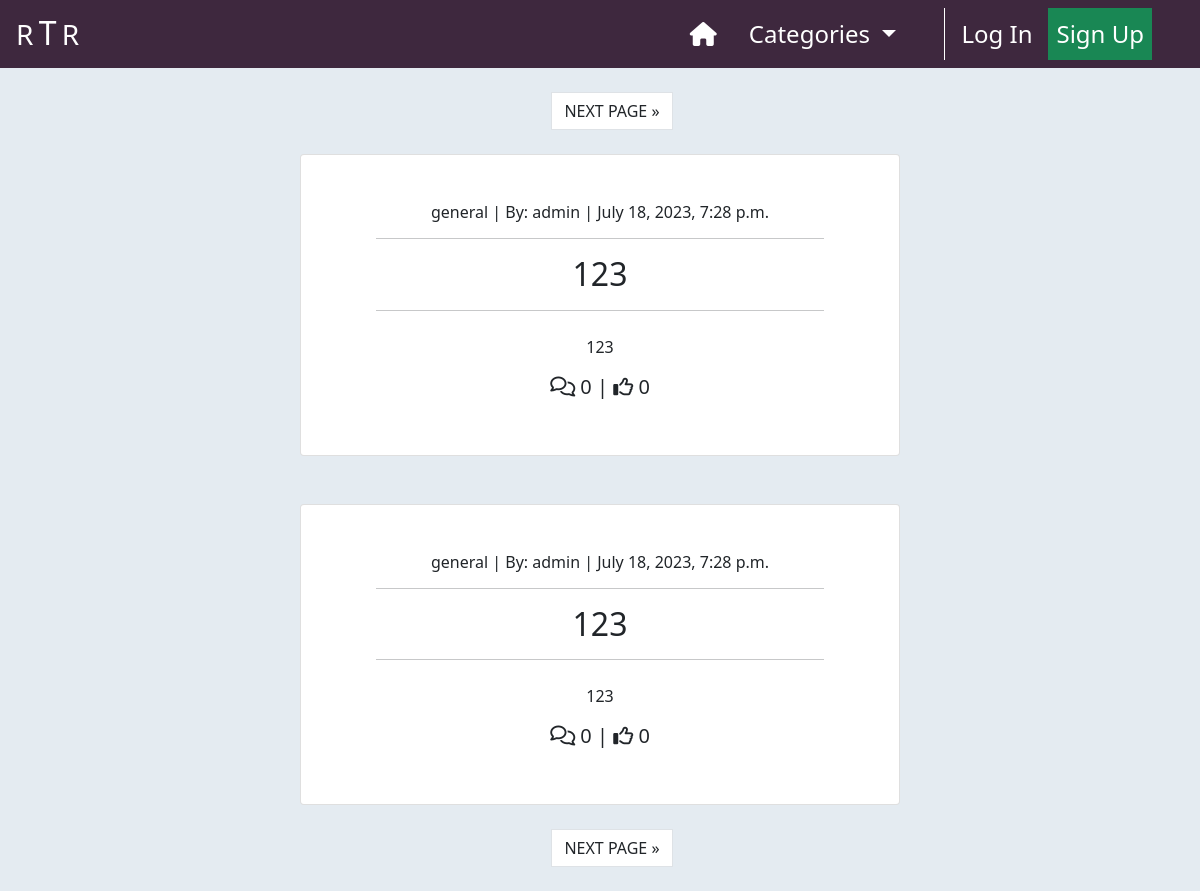
/, run on an earlier commit of the app's database.
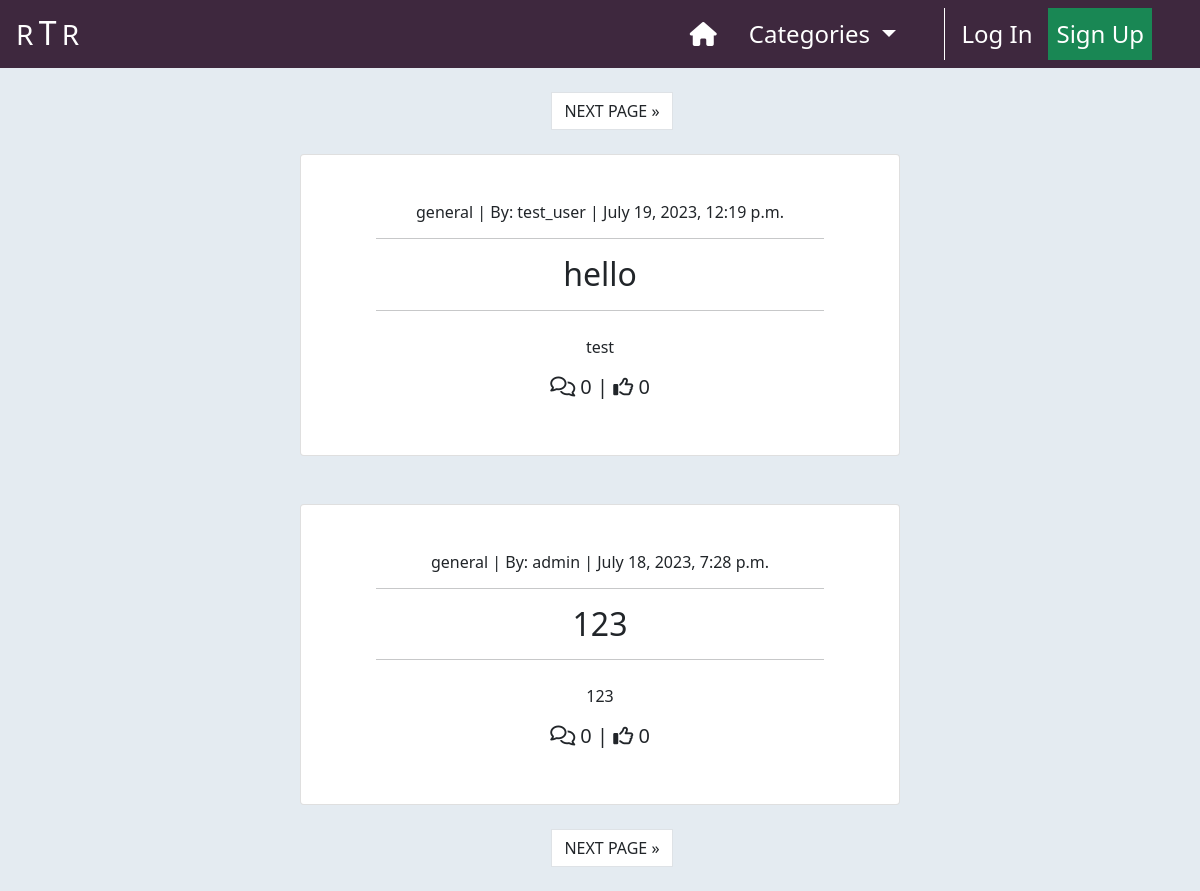
And on a later commit of the database.
### home/models.py (models this page shows, shortened)
class Post(models.Model):
    title = models.CharField(max_length=200)
    slug = models.SlugField(
        max_length=200,
        null=True,
        blank=True
    )
    author = models.ForeignKey(
        User,
        on_delete=models.CASCADE,
        related_name='posts'
    )
    excerpt = models.TextField(max_length=300, null=True, blank=True)
    content = models.TextField()
    category = models.ForeignKey(
        Category,
        max_length=30,
        null=True,
        blank=True,
        on_delete=models.SET_NULL
    )
    created_on = models.DateTimeField(auto_now_add=True)
    status = models.IntegerField(choices=STATUS, default=1)
    likes = models.ManyToManyField(User, related_name='likes', blank=True)
    class Meta:
        ordering = ['-created_on']

class Category(models.Model):
    class Meta:
        verbose_name_plural = 'Categories'
    friendly_name = models.CharField(max_length=254)
    name = models.CharField(max_length=254, null=True, blank=True)
    def get_friendly_name(self):
        return self.friendly_name

### home/views.py (the view)
# urls.py: path('', views.PostList.as_view(), name="index"),
class PostList(ListView):
    model = Post
    ordering = ['-created_on']
    template_name = "home/index.html"
    paginate_by = 2
    def get_queryset(self):
        category = self.request.GET.get('category')
        if category is not None:
            return Post.objects.filter(
                    category=category
                   ).order_by('-created_on')
        else:
            return Post.objects.all().order_by('-created_on')
    def get_context_data(self, **kwargs):
        context = super().get_context_data(**kwargs)
        context["category"] = self.request.GET.get('category', None)
        return context

### home/context_processors.py (called while the page is built)
def categories(request):
    return {
        'categories': Category.objects.all()
    }

### home/templates/home/index.html (shortened to what this page needs)
{% extends "base.html" %}
{% load static %}
{% block content %}
    <div class="container-fluid p-0">
        {% if is_paginated %}
            <nav aria-label="Upper page navigation">
                <ul class="pagination justify-content-center mt-4">
                    {% if page_obj.has_next %}
                        <li>
                            <a href="?page={{ page_obj.next_page_number }}{% if category != None %}&category={{ category }}{% endif %}"
                               class="page-link text-dark ms-4">
                                NEXT PAGE &raquo;
                            </a>
                        </li>
                    {% endif %}
                </ul>
            </nav>
        {% endif %}
        <div class="row g-0">
            <div class="col-md-8 col-lg-6 offset-md-2 offset-lg-3 text-center">
                {% for post in post_list %}
                    <div class="card card-border {% if is_paginated and forloop.first %}
                                                    mt-2
                                                 {% else %}
                                                    mt-5
                                                {% endif %}
                                                ">
                        <a href="{% url 'post_detail' post.slug %}"
                            class="post-detail-link d-block my-5 text-dark text-decoration-none">
                            <h6>{{ post.category.name }} | By: {{ post.author | safe }}
                                <span class="post-date"> | {{ post.created_on }}</span>
                            </h6>
                            <hr class="w-75" style="margin-left: 12.5%;">
                            <h2 class="card-title">
                                {{ post.title }}
                            </h2>
                            <hr class="w-75" style="margin-left: 12.5%;">
                            {% if post.excerpt %}
                                <p class="mt-4 mx-2">{{ post.excerpt }}</p>
                            {% endif %}
                            <h5>
                                <span><i class="fa-regular fa-comments"></i> {{ post.comments.count }}</span> |
                                <span><i class="fa-regular fa-thumbs-up"></i> {{ post.likes.count }}</span>
                            </h5>
                        </a>
                    </div>
                {% endfor %}
                {% if is_paginated %}
                    <nav aria-label="Upper page navigation">
                        <ul class="pagination justify-content-center mt-4 mb-4">
                            {% if page_obj.has_next %}
                                <li>
                                    <a href="?page={{ page_obj.next_page_number }}{% if category != None %}&category={{ category }}{% endif %}"
                                       class="page-link text-dark ms-4">
                                        NEXT PAGE &raquo;
                                    </a>
                                </li>
                            {% endif %}
                        </ul>
                    </nav>
                {% endif %}
            </div>
        </div>
    </div>
{% endblock %}

What changed in the data, as far as the page shows it:
no longer on this page (row unchanged): Post: category.name "general", author "admin", created_on "July 18, 2023, 7:28 p.m.", title "123", excerpt "123", comments.count "0", likes.count "0"
added Post: category.name "general", author "test_user", created_on "July 19, 2023, 12:19 p.m.", title "hello", excerpt "test", comments.count "0", likes.count "0"
